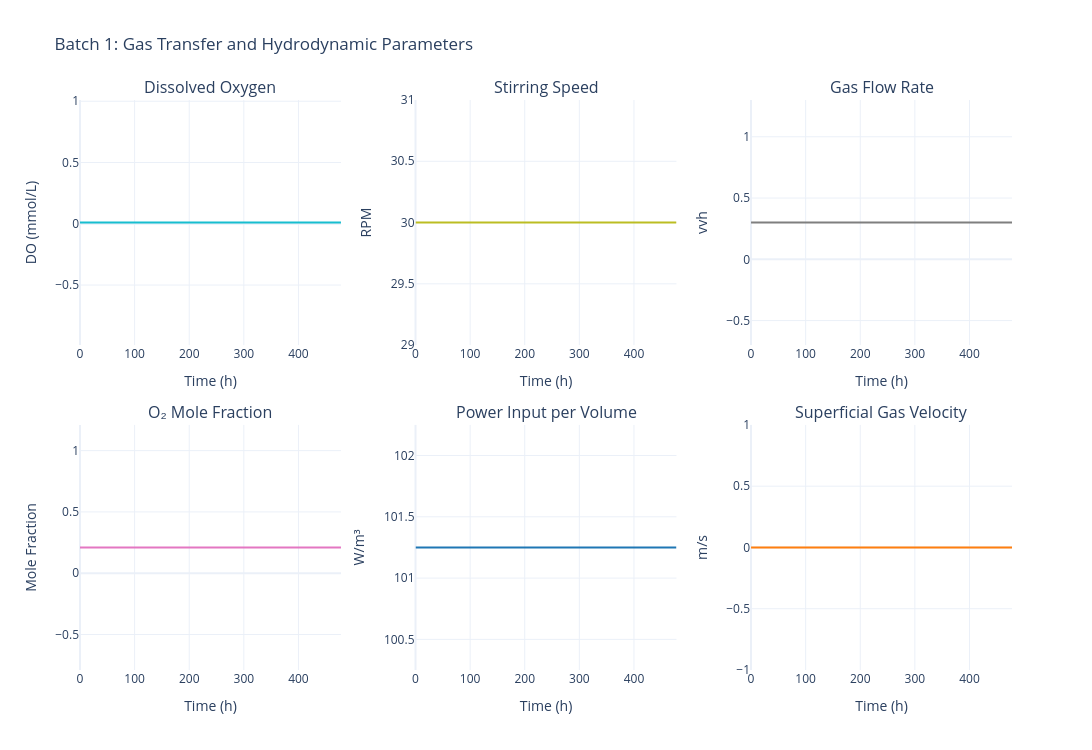

Notebook source saved alongside this figure:
### Code cell
sim.data.plot_gas_transfer()

### Figure 1 — Plotly figure (JSON) as saved in the notebook; plotly's stock layout.template omitted (floating-point values rounded to 4 significant figures; data arrays with more than 128 entries replaced by an {"elided": "..."} marker saying what was removed)
{"data": [{"hovertemplate": "Time: %{x:.1f} h<br>DO: %{y:.3f} mmol/L<extra></extra>", "line": {"color": "#17becf", "width": 2}, "mode": "lines", "name": "Dissolved O₂", "type": "scatter", "x": {"elided": "541 float values"}, "xaxis": "x", "y": {"elided": "541 float values"}, "yaxis": "y"}, {"hovertemplate": "Time: %{x:.1f} h<br>N: %{y:.1f} rpm<extra></extra>", "line": {"color": "#bcbd22", "width": 2}, "mode": "lines", "name": "Stirring Speed", "type": "scatter", "x": {"elided": "541 float values"}, "xaxis": "x2", "y": {"elided": "541 float values"}, "yaxis": "y2"}, {"hovertemplate": "Time: %{x:.1f} h<br>Fg: %{y:.3f} vvh<extra></extra>", "line": {"color": "#7f7f7f", "width": 2}, "mode": "lines", "name": "Gas Flow Rate", "type": "scatter", "x": {"elided": "541 float values"}, "xaxis": "x3", "y": {"elided": "541 float values"}, "yaxis": "y3"}, {"hovertemplate": "Time: %{x:.1f} h<br>y_O₂: %{y:.3f}<extra></extra>", "line": {"color": "#e377c2", "width": 2}, "mode": "lines", "name": "y_O₂", "type": "scatter", "x": {"elided": "541 float values"}, "xaxis": "x4", "y": {"elided": "541 float values"}, "yaxis": "y4"}, {"hovertemplate": "Time: %{x:.1f} h<br>P/V: %{y:.2f} W/m³<extra></extra>", "line": {"color": "#1f77b4", "width": 2}, "mode": "lines", "name": "P/V", "type": "scatter", "x": {"elided": "541 float values"}, "xaxis": "x5", "y": {"elided": "541 float values"}, "yaxis": "y5"}, {"hovertemplate": "Time: %{x:.1f} h<br>vₛ: %{y:.5f} m/s<extra></extra>", "line": {"color": "#ff7f0e", "width": 2}, "mode": "lines", "name": "vₛ", "type": "scatter", "x": {"elided": "541 float values"}, "xaxis": "x6", "y": {"elided": "541 float values"}, "yaxis": "y6"}], "layout": {"annotations": [{"font": {"size": 16}, "showarrow": false, "text": "Dissolved Oxygen", "x": 0.14, "xanchor": "center", "xref": "paper", "y": 1, "yanchor": "bottom", "yref": "paper"}, {"font": {"size": 16}, "showarrow": false, "text": "Stirring Speed", "x": 0.5, "xanchor": "center", "xref": "paper", "y": 1, "yanchor": "bottom", "yref": "paper"}, {"font": {"size": 16}, "showarrow": false, "text": "Gas Flow Rate", "x": 0.86, "xanchor": "center", "xref": "paper", "y": 1, "yanchor": "bottom", "yref": "paper"}, {"font": {"size": 16}, "showarrow": false, "text": "O₂ Mole Fraction", "x": 0.14, "xanchor": "center", "xref": "paper", "y": 0.43, "yanchor": "bottom", "yref": "paper"}, {"font": {"size": 16}, "showarrow": false, "text": "Power Input per Volume", "x": 0.5, "xanchor": "center", "xref": "paper", "y": 0.43, "yanchor": "bottom", "yref": "paper"}, {"font": {"size": 16}, "showarrow": false, "text": "Superficial Gas Velocity", "x": 0.86, "xanchor": "center", "xref": "paper", "y": 0.43, "yanchor": "bottom", "yref": "paper"}], "font": {"size": 12}, "height": 750, "showlegend": false, "title": {"text": "Batch 1: Gas Transfer and Hydrodynamic Parameters"}, "width": 1400, "xaxis": {"anchor": "y", "domain": [0, 0.28], "title": {"text": "Time (h)"}}, "xaxis2": {"anchor": "y2", "domain": [0.36, 0.64], "title": {"text": "Time (h)"}}, "xaxis3": {"anchor": "y3", "domain": [0.72, 1], "title": {"text": "Time (h)"}}, "xaxis4": {"anchor": "y4", "domain": [0, 0.28], "title": {"text": "Time (h)"}}, "xaxis5": {"anchor": "y5", "domain": [0.36, 0.64], "title": {"text": "Time (h)"}}, "xaxis6": {"anchor": "y6", "domain": [0.72, 1], "title": {"text": "Time (h)"}}, "yaxis": {"anchor": "x", "domain": [0.57, 1], "title": {"text": "DO (mmol/L)"}}, "yaxis2": {"anchor": "x2", "domain": [0.57, 1], "title": {"text": "RPM"}}, "yaxis3": {"anchor": "x3", "domain": [0.57, 1], "title": {"text": "vvh"}}, "yaxis4": {"anchor": "x4", "domain": [0, 0.43], "title": {"text": "Mole Fraction"}}, "yaxis5": {"anchor": "x5", "domain": [0, 0.43], "title": {"text": "W/m³"}}, "yaxis6": {"anchor": "x6", "domain": [0, 0.43], "title": {"text": "m/s"}}}}
